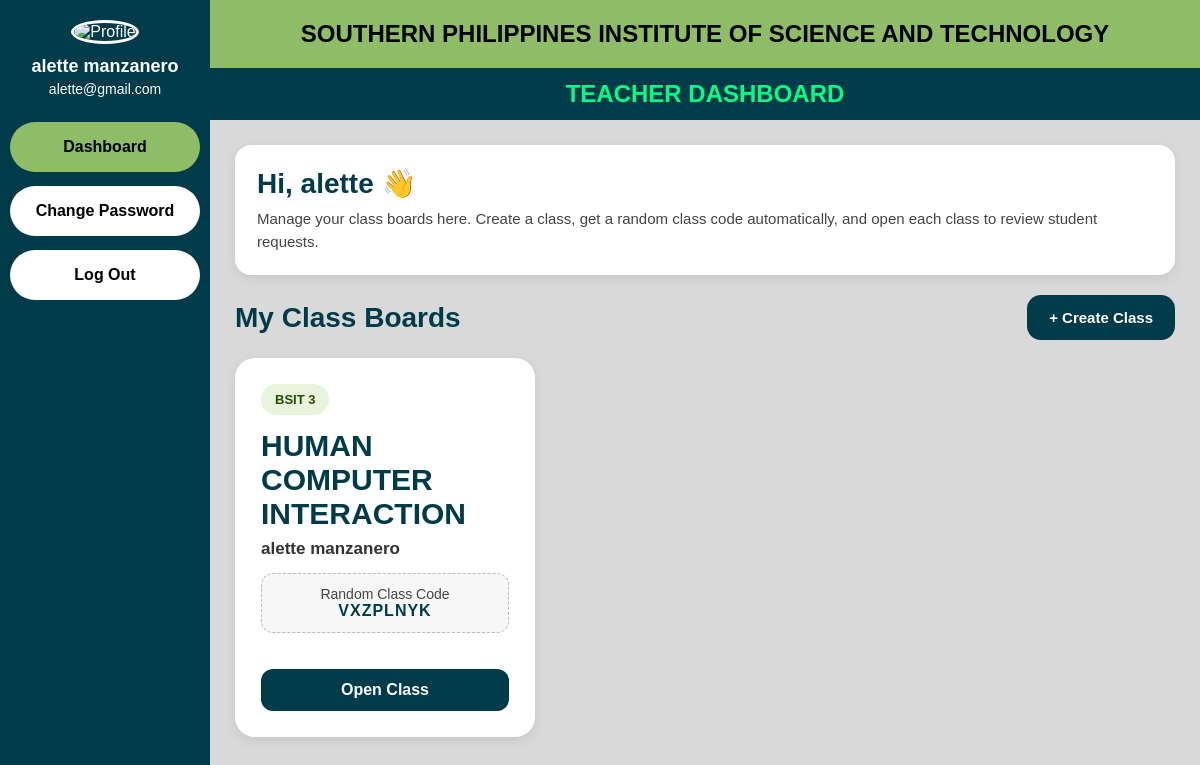
The app's page /clearance_system/dashboard/teacher.php (signed in) with its own data.
### tables this page shows
CREATE TABLE `users` (
  `id` int(11) NOT NULL,
  `firstname` varchar(100) DEFAULT NULL,
  `lastname` varchar(100) DEFAULT NULL,
  `email` varchar(100) DEFAULT NULL,
  `contact_number` varchar(20) DEFAULT NULL,
  `password` varchar(255) DEFAULT NULL,
  `role` enum('student','teacher') DEFAULT NULL,
  `course` varchar(50) DEFAULT NULL,
  `profile_photo` varchar(255) DEFAULT NULL,
  `is_deleted` tinyint(1) NOT NULL DEFAULT 0,
  `deleted_at` datetime DEFAULT NULL
);

CREATE TABLE `teacher_classes` (
  `id` int(11) NOT NULL,
  `teacher_id` int(11) NOT NULL,
  `subject` varchar(100) NOT NULL,
  `course` varchar(50) NOT NULL,
  `class_code` varchar(20) NOT NULL,
  `created_at` timestamp NOT NULL DEFAULT current_timestamp()
);

### clearance_system/dashboard/teacher.php (the view, shortened to what this page needs)
<?php
include("../config/db.php");
$teacher_id = $_SESSION['user_id'];
$user_stmt = $conn->prepare("SELECT firstname, lastname, email, contact_number, profile_photo FROM users WHERE id = ? AND role = 'teacher'");
$user_stmt->bind_param("i", $teacher_id);
$user_stmt->execute();
$user = $user_stmt->get_result()->fetch_assoc();
$default_photo = "../assets/southern.png";
if (!empty($user['profile_photo']) && file_exists("../assets/uploads/profile/" . $user['profile_photo'])) {
    $photo = "../assets/uploads/profile/" . $user['profile_photo'];
} else {
    $photo = $default_photo;
}
$stmt = $conn->prepare("SELECT * FROM teacher_classes WHERE teacher_id = ? ORDER BY id DESC");
$stmt->bind_param("i", $teacher_id);
$stmt->execute();
$classes = $stmt->get_result();
?>
<!DOCTYPE html>
<html lang="en">
<head>
</head>
<body>
<div class="wrapper">
    <div class="sidebar">
        <img src="<?php echo $photo; ?>" alt="Profile" class="profile-img" onerror="this.src='../assets/southern.png';">
        <h3><?php echo htmlspecialchars($user['firstname'] . ' ' . $user['lastname']); ?></h3>
        <p><?php echo htmlspecialchars($user['email']); ?></p>
        <a href="teacher.php" class="active">Dashboard</a>
        <a href="change_password.php">Change Password</a>
        <a href="../auth/logout.php">Log Out</a>
    </div>
    <div class="main-content">
        <div class="top-header">
            SOUTHERN PHILIPPINES INSTITUTE OF SCIENCE AND TECHNOLOGY
        </div>
        <div class="sub-header">
            TEACHER DASHBOARD
        </div>
        <div class="content">
            <div class="welcome-box">
                <h2>Hi, <?php echo htmlspecialchars($user['firstname']); ?> 👋</h2>
                <p>
                    Manage your class boards here. Create a class, get a random class code automatically, and open each class to review student requests.
                </p>
            </div>
            <div class="top-actions">
                <div class="section-title">My Class Boards</div>
                <button class="create-btn" onclick="toggleCreateForm()">+ Create Class</button>
            </div>
            <?php if ($classes->num_rows > 0): ?>
                <div class="class-grid">
                    <?php while ($class = $classes->fetch_assoc()): ?>
                        <div class="class-card">
                            <div class="class-top">
                                <div class="course-badge"><?php echo htmlspecialchars($class['course']); ?></div>
                                <div class="subject-name"><?php echo htmlspecialchars($class['subject']); ?></div>
                                <div class="teacher-name"><?php echo htmlspecialchars($user['firstname'] . ' ' . $user['lastname']); ?></div>
                                <div class="class-code">
                                    Random Class Code<br>
                                    <strong><?php echo htmlspecialchars($class['class_code']); ?></strong>
                                </div>
                            </div>
                            <a href="teacher_request.php?class_id=<?php echo $class['id']; ?>" class="join-btn">Open Class</a>
                        </div>
                    <?php endwhile; ?>
                </div>
            <?php else: ?>
                <div class="empty-box">
                    No class boards yet. Click “Create Class” to add your first subject.
                </div>
            <?php endif; ?>
        </div>
    </div>
</div>
</body>
</html>

### clearance_system/dashboard/teacher.php (style rules this page uses)
* { margin:0; padding:0; box-sizing:border-box; font-family:Arial, sans-serif; }
body { background:#d9d9d9; }
.wrapper { display:flex; min-height:100vh; }
.sidebar { width:210px; background:#003b49; color:white; padding:20px 10px; text-align:center; }
.profile-img { width:90px; height:90px; border-radius:50%; object-fit:cover; border:3px solid #fff; margin-bottom:12px; }
.sidebar h3 { font-size:18px; margin-bottom:4px; }
.sidebar p { font-size:14px; margin-bottom:25px; word-break:break-word; }
.sidebar a { display:block; text-decoration:none; background:#fff; color:#000; padding:16px; border-radius:30px; margin:14px 0; font-weight:bold; font-size:16px; text-align:center; transition:0.2s ease; }
.sidebar a.active { background:#8fbc67; }
.main-content { flex:1; }
.top-header { background:#8fbc67; text-align:center; padding:20px 10px; font-size:24px; font-weight:bold; text-transform:uppercase; }
.sub-header { background:#003b49; color:#00ff84; text-align:center; padding:12px 10px; font-size:24px; font-weight:bold; text-transform:uppercase; }
.content { padding:25px; }
.welcome-box { background:#fff; border-radius:16px; padding:22px; margin-bottom:20px; box-shadow:0 4px 12px rgba(0,0,0,0.08); }
.welcome-box h2 { color:#003b49; margin-bottom:8px; font-size:28px; }
.welcome-box p { color:#444; font-size:15px; line-height:1.5; }
.top-actions { display:flex; justify-content:space-between; align-items:center; gap:15px; margin-bottom:18px; flex-wrap:wrap; }
.section-title { color:#003b49; font-size:28px; font-weight:bold; }
.create-btn { background:#003b49; color:#fff; border:none; border-radius:14px; padding:14px 22px; font-size:15px; font-weight:bold; cursor:pointer; transition:0.2s ease; }
.class-grid { display:grid; grid-template-columns:repeat(auto-fill, minmax(280px, 1fr)); gap:20px; }
.class-card { background:#fff; border-radius:20px; padding:24px; box-shadow:0 4px 12px rgba(0,0,0,0.08); min-height:280px; display:flex; flex-direction:column; justify-content:space-between; transition:0.2s ease; border:2px solid transparent; }
.class-top { margin-bottom:18px; }
.course-badge { display:inline-block; background:#e8f4db; color:#264d00; padding:8px 14px; border-radius:999px; font-size:13px; font-weight:bold; margin-bottom:14px; }
.subject-name { font-size:30px; font-weight:bold; color:#003b49; margin-bottom:8px; text-transform:uppercase; word-break:break-word; }
.teacher-name { font-size:17px; color:#333; margin-bottom:14px; font-weight:bold; }
.class-code { background:#f7f7f7; border:1px dashed #bbb; border-radius:12px; padding:12px; text-align:center; font-size:14px; color:#444; margin-bottom:18px; }
.class-code strong { color:#003b49; font-size:16px; letter-spacing:1px; }
.join-btn { display:inline-block; text-align:center; background:#003b49; color:#fff; text-decoration:none; padding:12px 20px; border-radius:12px; font-weight:bold; transition:0.2s ease; }

### records on screen
users: firstname+lastname "alette manzanero", email "alette@gmail.com", firstname "alette"
teacher_classes: course "BSIT 3", subject "HUMAN COMPUTER INTERACTION", class_code "VXZPLNYK"
